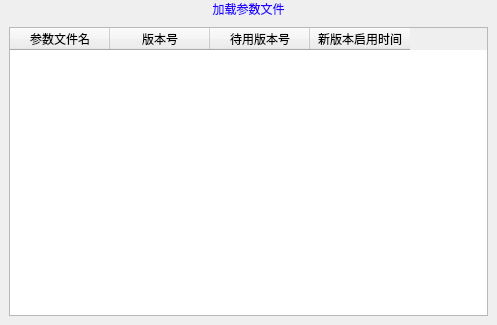
<?xml version="1.0" encoding="UTF-8"?>
<ui version="4.0">
 <class>FormLoadParam</class>
 <widget class="QWidget" name="FormLoadParam">
  <property name="geometry">
   <rect>
    <x>0</x>
    <y>0</y>
    <width>497</width>
    <height>325</height>
   </rect>
  </property>
  <property name="windowTitle">
   <string>Form</string>
  </property>
  <property name="Type" stdset="0">
   <string>firstWidget</string>
  </property>
  <layout class="QVBoxLayout" name="verticalLayout" stretch="0,0">
   <property name="spacing">
    <number>0</number>
   </property>
   <property name="margin">
    <number>0</number>
   </property>
   <item>
    <widget class="QLabel" name="containerTitle">
     <property name="styleSheet">
      <string notr="true">font: bold 24pt &quot;宋体&quot;;
color: rgb(38, 0, 255);
</string>
     </property>
     <property name="text">
      <string>加载参数文件</string>
     </property>
     <property name="alignment">
      <set>Qt::AlignCenter</set>
     </property>
    </widget>
   </item>
   <item>
    <widget class="QWidget" name="containerContent" native="true">
     <property name="styleSheet">
      <string notr="true"/>
     </property>
     <layout class="QVBoxLayout" name="verticalLayout_2">
      <item>
       <widget class="QTableWidget" name="tableWidget">
        <property name="verticalScrollBarPolicy">
         <enum>Qt::ScrollBarAlwaysOff</enum>
        </property>
        <property name="horizontalScrollBarPolicy">
         <enum>Qt::ScrollBarAlwaysOff</enum>
        </property>
        <property name="autoScroll">
         <bool>false</bool>
        </property>
        <column>
         <property name="text">
          <string>参数文件名</string>
         </property>
        </column>
        <column>
         <property name="text">
          <string>版本号</string>
         </property>
        </column>
        <column>
         <property name="text">
          <string>待用版本号</string>
         </property>
        </column>
        <column>
         <property name="text">
          <string>新版本启用时间</string>
         </property>
        </column>
       </widget>
      </item>
     </layout>
    </widget>
   </item>
  </layout>
 </widget>
 <resources/>
 <connections/>
</ui>
